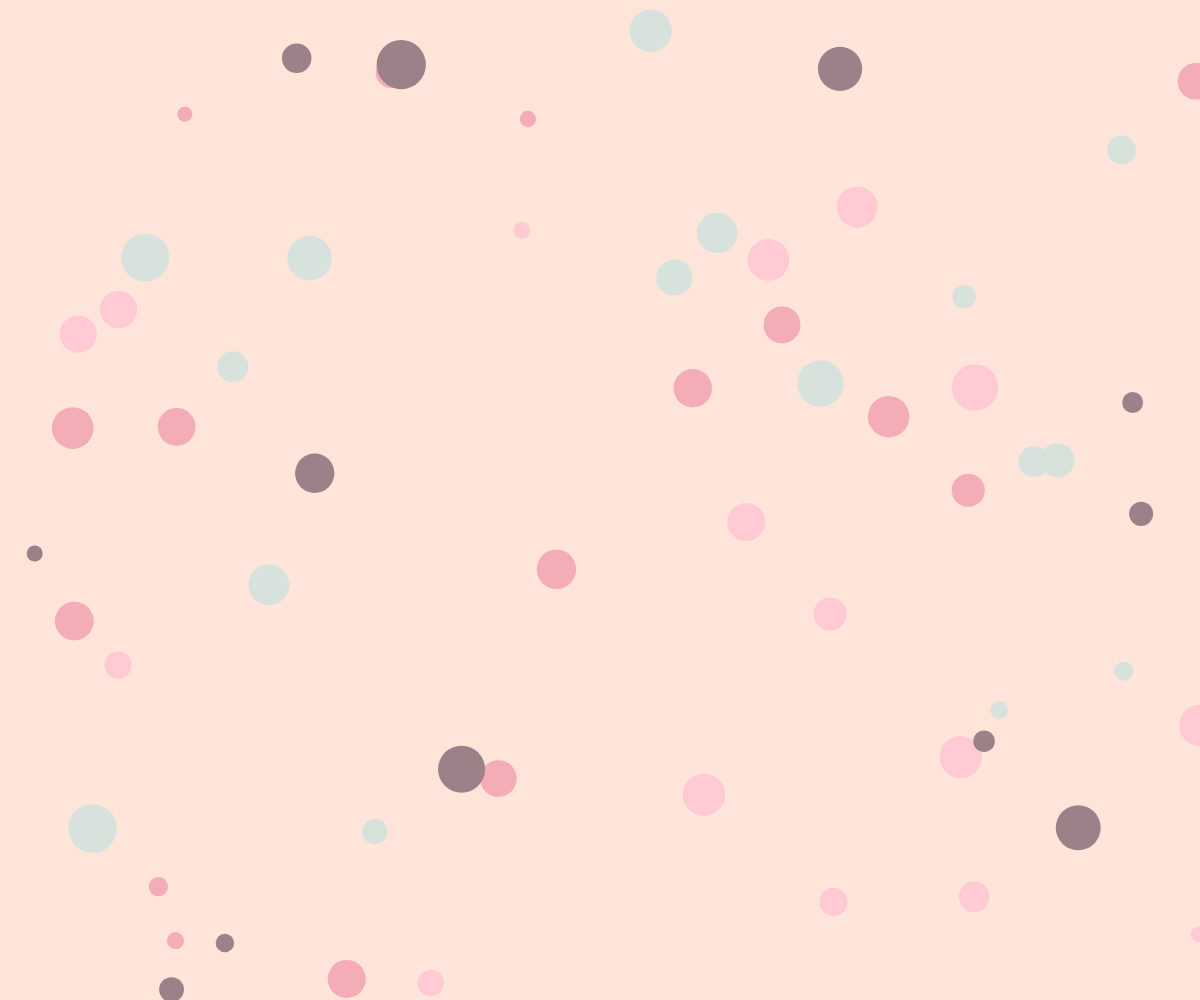
Frame 1 (no input)
Frame 60 (no input): identical to frame 1, image omitted
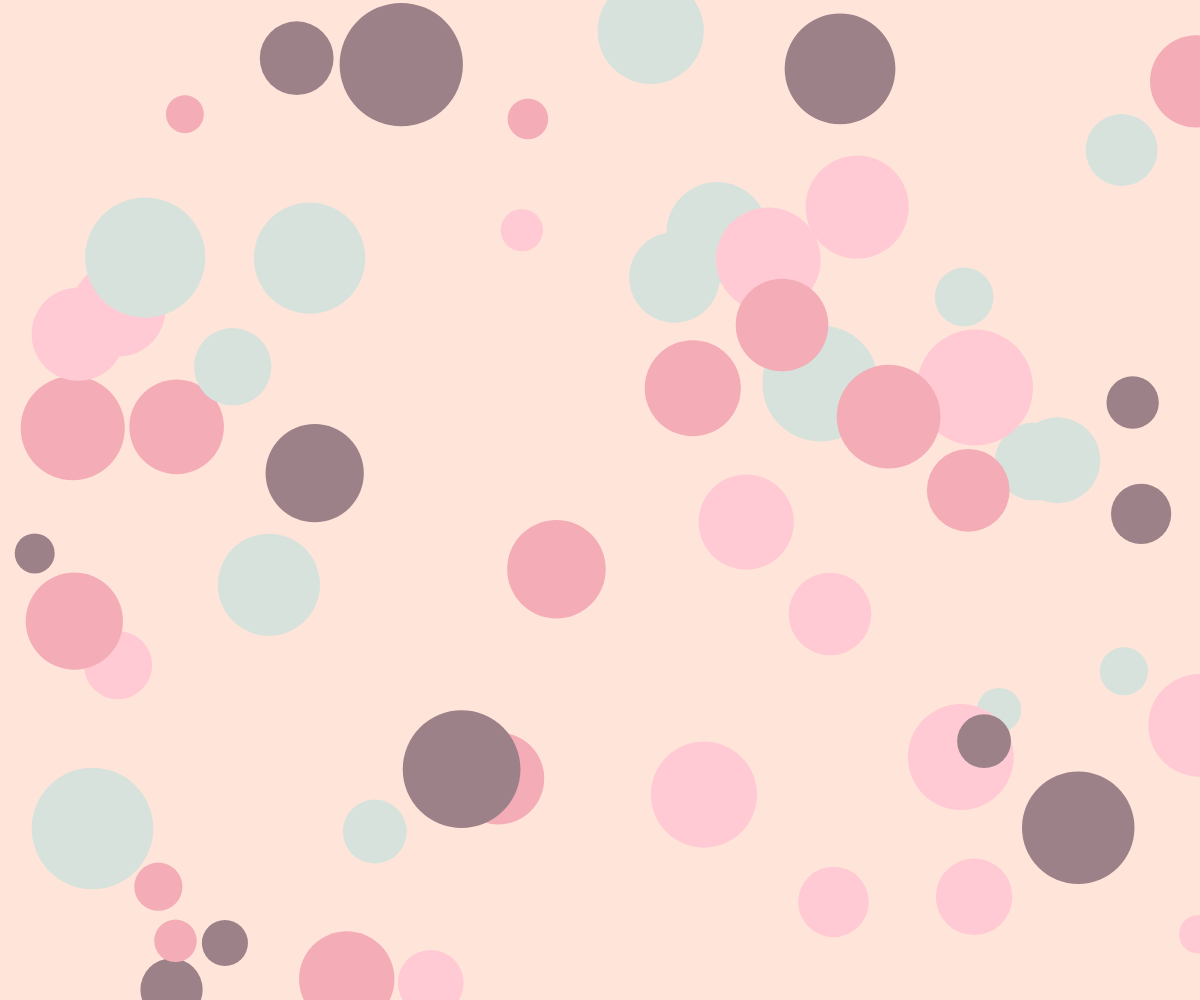
Frame 120 (the mouse pressed at the canvas centre since frame 60)

The p5.js sketch that drew these frames (run headless with seeded random() and noise() and a simulated clock; from frame 60 on, the mouse is pressed at the canvas centre):

// p5.js sketch
// ── sketch.js
let circles = [];
let colors = ['#d8e2dc', '#ffcad4', '#f4acb7', '#9d8189'];

function setup() {
  createCanvas(windowWidth, windowHeight); // 全視窗畫布
  background('#ffe5d9'); // 背景顏色

  // 生成 40 個圓的資料
  for (let i = 0; i < 60; i++) {
    let x = random(width);
    let y = random(height);
    let size = random(30, 100);
    let color = random(colors);
    circles.push({ x, y, size, color });
  }
}

function draw() {
  background('#ffe5d9'); // 每次重繪背景

  // 根據滑鼠位置調整圓的大小
  let sizeFactor = map(mouseX, 0, width, 0.5, 2);

  // 繪製圓
  for (let circle of circles) {
    fill(circle.color);
    noStroke();
    ellipse(circle.x, circle.y, circle.size * sizeFactor);
  }
}

function windowResized() {
  resizeCanvas(windowWidth, windowHeight); // 當視窗大小改變時調整畫布
}

// ── style.css
html, body {
  margin: 0;
  padding: 0;
  height: 100%;
  overflow: hidden;
}

canvas {
  display: block;
  position: absolute;
  top: 0;
  left: 0;
  z-index: 1; /* 最底層 */
}

.menu {
  position: absolute;
  top: -100px; /* 初始隱藏在畫面外 */
  right: 50px;
  display: flex;
  list-style: none;
  margin: 0;
  padding: 10px;
  background-color: rgba(255, 255, 255, 0.2); /* 背景顏色透明度設置為 0.2 */
  border-radius: 5px;
  z-index: 3; /* 最上層 */
  transition: top 0.5s ease; /* 添加滑動效果 */
}

.menu li {
  margin-left: 30px; /* 修改間距為 20px */
  color: #6c584c;
  font-size: 16px;
  font-family: 'Microsoft JhengHei', Arial, sans-serif;
  cursor: pointer;
  position: relative;
}

.menu .dropdown:hover .submenu {
  display: block;
}

.submenu {
  display: none;
  position: absolute;
  top: 100%;
  left: 0;
  background-color: rgba(255, 255, 255, 0.9);
  list-style: none;
  padding: 10px;
  margin: 0;
  border-radius: 5px;
  z-index: 4;
  flex-direction: column; /* 子選單項目垂直排列 */
}

.submenu li {
  margin: 5px 0; /* 每個子選項之間的間距 */
}

.submenu li a {
  text-decoration: none;
  color: #6c584c;
}

.iframe-display {
  position: absolute;
  top: 10%;
  left: 10%;
  width: 80%;
  height: 80%;
  background-color: rgba(255, 255, 255, 0.2); /* 背景透明度設置為 0.2 */
  border: none;
  z-index: 2; /* 第二層 */
  display: none; /* 預設隱藏 iframe */
}
